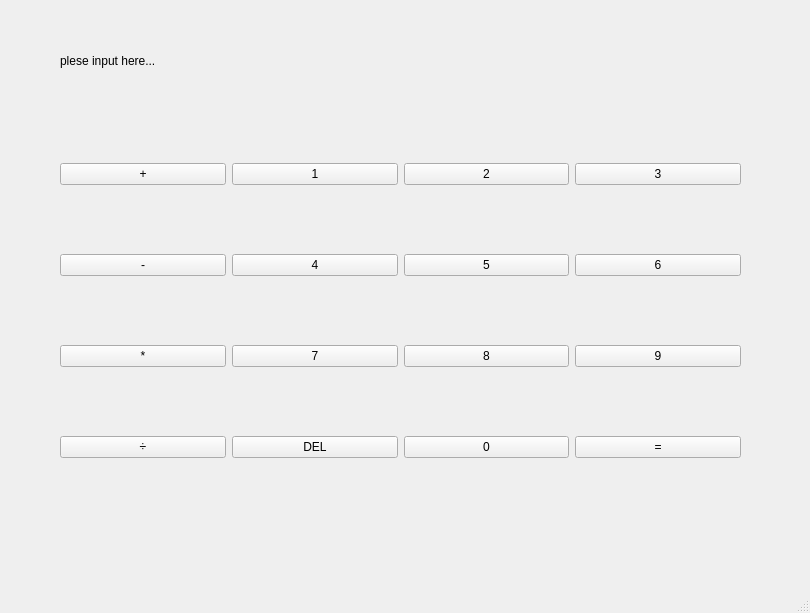
<?xml version="1.0" encoding="UTF-8"?>
<ui version="4.0">
 <class>MainWindow</class>
 <widget class="QMainWindow" name="MainWindow">
  <property name="geometry">
   <rect>
    <x>0</x>
    <y>0</y>
    <width>810</width>
    <height>613</height>
   </rect>
  </property>
  <property name="windowTitle">
   <string>MainWindow</string>
  </property>
  <widget class="QWidget" name="centralwidget">
   <widget class="QLabel" name="label">
    <property name="geometry">
     <rect>
      <x>60</x>
      <y>40</y>
      <width>671</width>
      <height>41</height>
     </rect>
    </property>
    <property name="text">
     <string>plese input here...</string>
    </property>
   </widget>
   <widget class="QWidget" name="">
    <property name="geometry">
     <rect>
      <x>60</x>
      <y>100</y>
      <width>681</width>
      <height>421</height>
     </rect>
    </property>
    <layout class="QVBoxLayout" name="verticalLayout">
     <item>
      <layout class="QHBoxLayout" name="horizontalLayout">
       <item>
        <widget class="QPushButton" name="pushButton_add">
         <property name="text">
          <string>+</string>
         </property>
        </widget>
       </item>
       <item>
        <widget class="QPushButton" name="pushButton_1">
         <property name="enabled">
          <bool>true</bool>
         </property>
         <property name="text">
          <string>1</string>
         </property>
        </widget>
       </item>
       <item>
        <widget class="QPushButton" name="pushButton_2">
         <property name="text">
          <string>2</string>
         </property>
        </widget>
       </item>
       <item>
        <widget class="QPushButton" name="pushButton_3">
         <property name="text">
          <string>3</string>
         </property>
        </widget>
       </item>
      </layout>
     </item>
     <item>
      <layout class="QHBoxLayout" name="horizontalLayout_2">
       <item>
        <widget class="QPushButton" name="pushButton_minus">
         <property name="text">
          <string>-</string>
         </property>
        </widget>
       </item>
       <item>
        <widget class="QPushButton" name="pushButton_4">
         <property name="text">
          <string>4</string>
         </property>
        </widget>
       </item>
       <item>
        <widget class="QPushButton" name="pushButton_5">
         <property name="text">
          <string>5</string>
         </property>
        </widget>
       </item>
       <item>
        <widget class="QPushButton" name="pushButton_6">
         <property name="text">
          <string>6</string>
         </property>
        </widget>
       </item>
      </layout>
     </item>
     <item>
      <layout class="QHBoxLayout" name="horizontalLayout_3">
       <item>
        <widget class="QPushButton" name="pushButton_cross">
         <property name="text">
          <string>*</string>
         </property>
        </widget>
       </item>
       <item>
        <widget class="QPushButton" name="pushButton_7">
         <property name="text">
          <string>7</string>
         </property>
        </widget>
       </item>
       <item>
        <widget class="QPushButton" name="pushButton_8">
         <property name="text">
          <string>8</string>
         </property>
        </widget>
       </item>
       <item>
        <widget class="QPushButton" name="pushButton_9">
         <property name="text">
          <string>9</string>
         </property>
        </widget>
       </item>
      </layout>
     </item>
     <item>
      <layout class="QHBoxLayout" name="horizontalLayout_4">
       <item>
        <widget class="QPushButton" name="pushButton_divide">
         <property name="text">
          <string>÷</string>
         </property>
        </widget>
       </item>
       <item>
        <widget class="QPushButton" name="pushButton_del">
         <property name="text">
          <string>DEL</string>
         </property>
        </widget>
       </item>
       <item>
        <widget class="QPushButton" name="pushButton_0">
         <property name="text">
          <string>0</string>
         </property>
        </widget>
       </item>
       <item>
        <widget class="QPushButton" name="pushButton_equal">
         <property name="text">
          <string>=</string>
         </property>
        </widget>
       </item>
      </layout>
     </item>
    </layout>
   </widget>
  </widget>
  <widget class="QMenuBar" name="menubar">
   <property name="geometry">
    <rect>
     <x>0</x>
     <y>0</y>
     <width>810</width>
     <height>26</height>
    </rect>
   </property>
  </widget>
  <widget class="QStatusBar" name="statusbar"/>
 </widget>
 <resources/>
 <connections/>
</ui>
